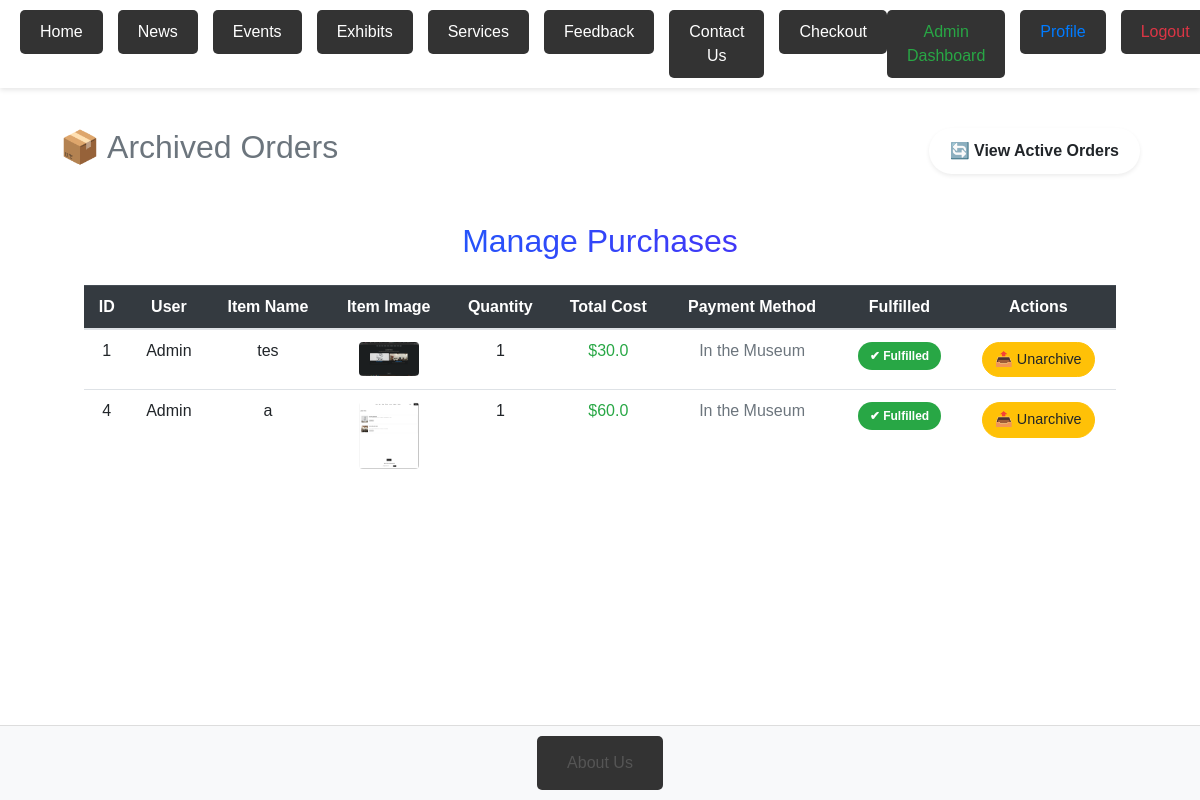
The page /admin/purchases?archived=True (signed in) on the database its author committed.
### server.py (models this page shows, shortened)
class Ticket(db.Model):
    id = db.Column(db.Integer, primary_key=True)
    user_id = db.Column(db.Integer, db.ForeignKey('user.id'), nullable=False)
    item_id = db.Column(db.Integer, nullable=False)
    quantity = db.Column(db.Integer, nullable=False)
    payment_method = db.Column(db.String(50), nullable=False)
    address = db.Column(db.String(255), nullable=True)
    total_cost = db.Column(db.Float, nullable=False)
    fulfilled = db.Column(db.Boolean, default=False)
    archived = db.Column(db.Boolean, default=False)

class User(db.Model, UserMixin):
    id = db.Column(db.Integer, primary_key=True)
    username = db.Column(db.String(80), unique=True, nullable=False)
    email = db.Column(db.String(120), unique=True, nullable=False)
    password = db.Column(db.String(200), nullable=False)
    is_admin = db.Column(db.Boolean, default=False)

class Event(db.Model):
    id = db.Column(db.Integer, primary_key=True)
    title = db.Column(db.String(200), nullable=False)
    description = db.Column(db.Text, nullable=False)
    date = db.Column(db.Date, nullable=False)
    image_path = db.Column(db.String(255), nullable=False)
    price = db.Column(db.Float, nullable=True)

### server.py (the view, shortened to what this page needs)
@app.route('/admin/purchases', methods=['GET', 'POST'])
@login_required
@admin_required
def manage_purchases():
    show_archived = request.args.get('archived', 'false').lower() == 'true'
    tickets = Ticket.query.filter(Ticket.fulfilled == (True if show_archived else False)).all()
    tickets_with_details = []
    for ticket in tickets:
        user = User.query.get(ticket.user_id)
        event = Event.query.get(ticket.item_id)
        if event:
            normalized_title = event.title.lower().replace(" ", "_") + ".jpg"
            image_path = f"uploads/{normalized_title}"
            if event.image_path:
                image_path = event.image_path
            elif os.path.exists(os.path.join(app.root_path, 'static', image_path)):
                image_path = image_path
            else:
                image_path = None
            item = {
                'title': event.title,
                'image': image_path
            }
        else:
            item = {
                'title': 'Unknown Item',
                'image': None
            }
        tickets_with_details.append((ticket, user, item))
    return render_template('manage_purchases.html', tickets=tickets_with_details, show_archived=show_archived)

### server.py (called while the page is built)
def admin_required(f):
    @wraps(f)
    def decorated_function(*args, **kwargs):
        if not current_user.is_authenticated or not current_user.is_admin:
            abort(403)
        return f(*args, **kwargs)
    return decorated_function

@login_manager.user_loader
def load_user(user_id):
    return db.session.get(User, int(user_id))

### templates/manage_purchases.html (shortened to what this page needs)
{% extends "base.html" %}
{% block content %}
<div class="container mt-5">
    <div class="d-flex justify-content-between align-items-center mb-4">
        <h2 class="fw-bold text-{{ 'secondary' if show_archived else 'primary' }}">
            {{ '📦 Archived Orders' if show_archived else '🛒 Manage Purchases' }}
        </h2>
        <a href="{{ url_for('manage_purchases', archived=not show_archived) }}"
           class="btn toggle-btn shadow-sm">
            {{ '🔄 View Active Orders' if show_archived else '📂 View Archived Orders' }}
        </a>
    </div>
    <div class="table-responsive glass-effect p-4 rounded-4">
        <h2 class="text-center text-gradient fw-bold mb-4">Manage Purchases</h2>
        <table class="table table-hover align-middle text-center">
            <thead class="table-dark">
                <tr>
                    <th>ID</th>
                    <th>User</th>
                    <th>Item Name</th>
                    <th>Item Image</th>
                    <th>Quantity</th>
                    <th>Total Cost</th>
                    <th>Payment Method</th>
                    <th>Fulfilled</th>
                    <th>Actions</th>
                </tr>
            </thead>
            <tbody>
                {% for ticket, user, item in tickets %}
                <tr class="hover-effect">
                    <td class="fw-bold">{{ ticket.id }}</td>
                    <td class="fw-semibold">{{ user.username }}</td>
                    <td>{{ item.title if item else 'Unknown Item' }}</td>
                    <td>
                        {% if item.image %}
                            <img src="{{ url_for('static', filename=item.image.replace('static/', '')) }}"
                                 alt="{{ item.title if item else 'No Image' }}" class="rounded item-img">
                        {% endif %}
                    </td>
                    <td class="fw-bold">{{ ticket.quantity }}</td>
                    <td class="fw-bold text-success">${{ ticket.total_cost }}</td>
                    <td class="text-muted">{{ ticket.payment_method }}</td>
                    <td>
                        {% if ticket.fulfilled %}
                            <span class="badge fulfilled-badge">✔ Fulfilled</span>
                        {% else %}
                            <span class="badge pending-badge">⌛ Pending</span>
                        {% endif %}
                    </td>
                    <td>
                        {% if not show_archived %}
                            {% if not ticket.fulfilled %}
                            <form method="POST" class="d-inline">
                                <input type="hidden" name="ticket_id" value="{{ ticket.id }}">
                                <input type="hidden" name="action" value="mark_fulfilled">
                                <button type="submit" class="btn action-btn btn-success">✔ Mark Fulfilled</button>
                            </form>
                            {% endif %}
                            <form method="POST" class="d-inline">
                                <input type="hidden" name="ticket_id" value="{{ ticket.id }}">
                                <input type="hidden" name="action" value="archive">
                                <button type="submit" class="btn action-btn btn-secondary">📂 Archive</button>
                            </form>
                        {% else %}
                            <form method="POST" class="d-inline">
                                <button type="submit" class="btn action-btn btn-warning">📤 Unarchive</button>
                            </form>
                        {% endif %}
                    </td>
                </tr>
                {% endfor %}
            </tbody>
        </table>
    </div>
</div>
{% endblock %}

### static/styles.css (style rules this page uses)
* { margin: 0; padding: 0; box-sizing: border-box; }
body, html { height: 100%; font-family: Arial, sans-serif; line-height: 1.6; }
body { display: flex; flex-direction: column; min-height: 100vh; background-color: #f4f4f4; }

### templates/base.html (style rules this page uses)
body { font-family: Arial, sans-serif; margin: 0; padding: 0; display: flex; flex-direction: column; min-height: 100vh; }
.container { flex: 1; }

### templates/manage_purchases.html (style rules this page uses)
.glass-effect { background: rgba(255, 255, 255, 0.15); backdrop-filter: blur(10px); border-radius: 12px; }
.text-gradient { background: linear-gradient(to right, #007bff, #6610f2); -webkit-background-clip: text; -webkit-text-fill-color: transparent; }
.toggle-btn { padding: 10px 20px; font-weight: bold; border-radius: 50px; transition: 0.3s ease-in-out; }
.fulfilled-badge { background-color: #28a745; color: white; padding: 8px 12px; border-radius: 20px; font-weight: bold; }
.item-img { width: 60px; height: auto; border-radius: 10px; transition: 0.3s ease-in-out; }
.action-btn { border-radius: 20px; font-size: 0.9rem; padding: 6px 12px; transition: all 0.3s; }

### rows shown on the page
Ticket: id "1", username "Admin", title "tes", image_path (picture), quantity "1", total_cost "30.0", payment_method "In the Museum", fulfilled "✔ Fulfilled"
Ticket: id "4", username "Admin", title "a", image_path (picture), quantity "1", total_cost "60.0", payment_method "In the Museum", fulfilled "✔ Fulfilled"

### other values the page prints
{{ '📦 Archived Orders' if show_archived else '🛒 Manage Purchases' }} "📦 Archived Orders"
{{ '🔄 View Active Orders' if show_archived else '📂 View Archived Orders' }} "🔄 View Active Orders"
